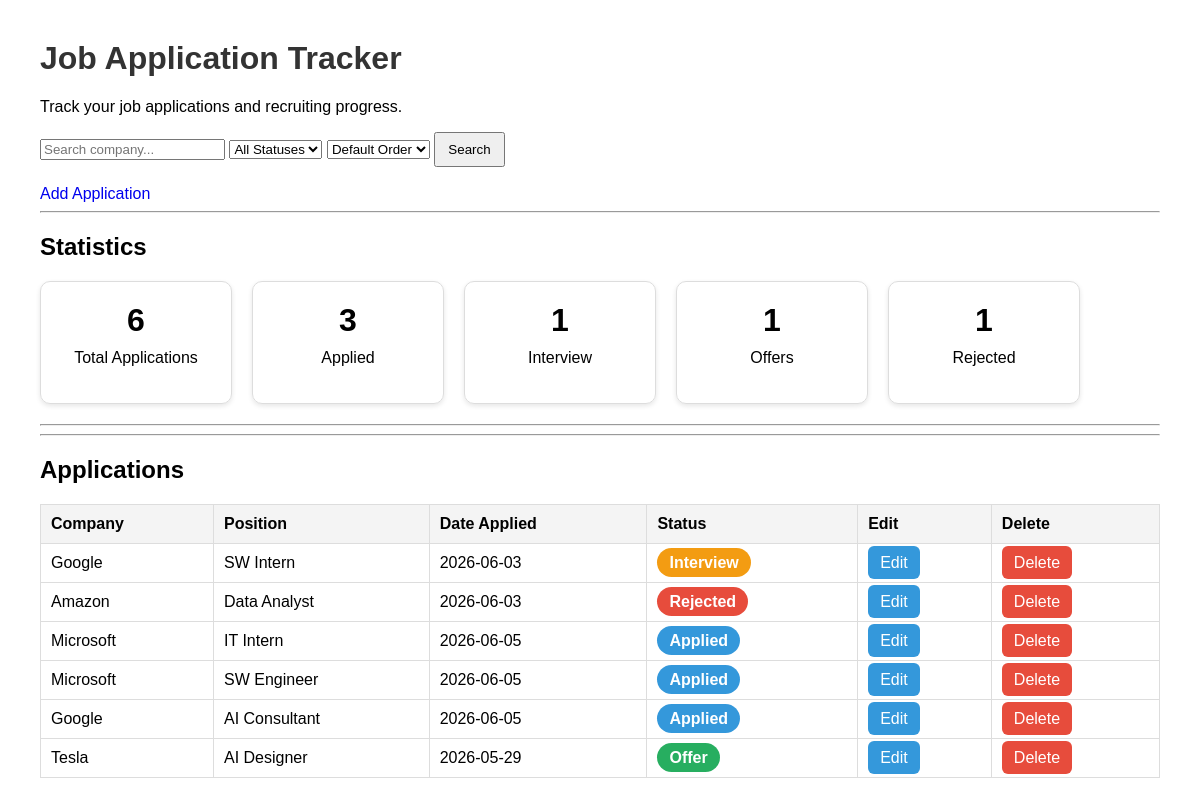
Before: / with the older database file.
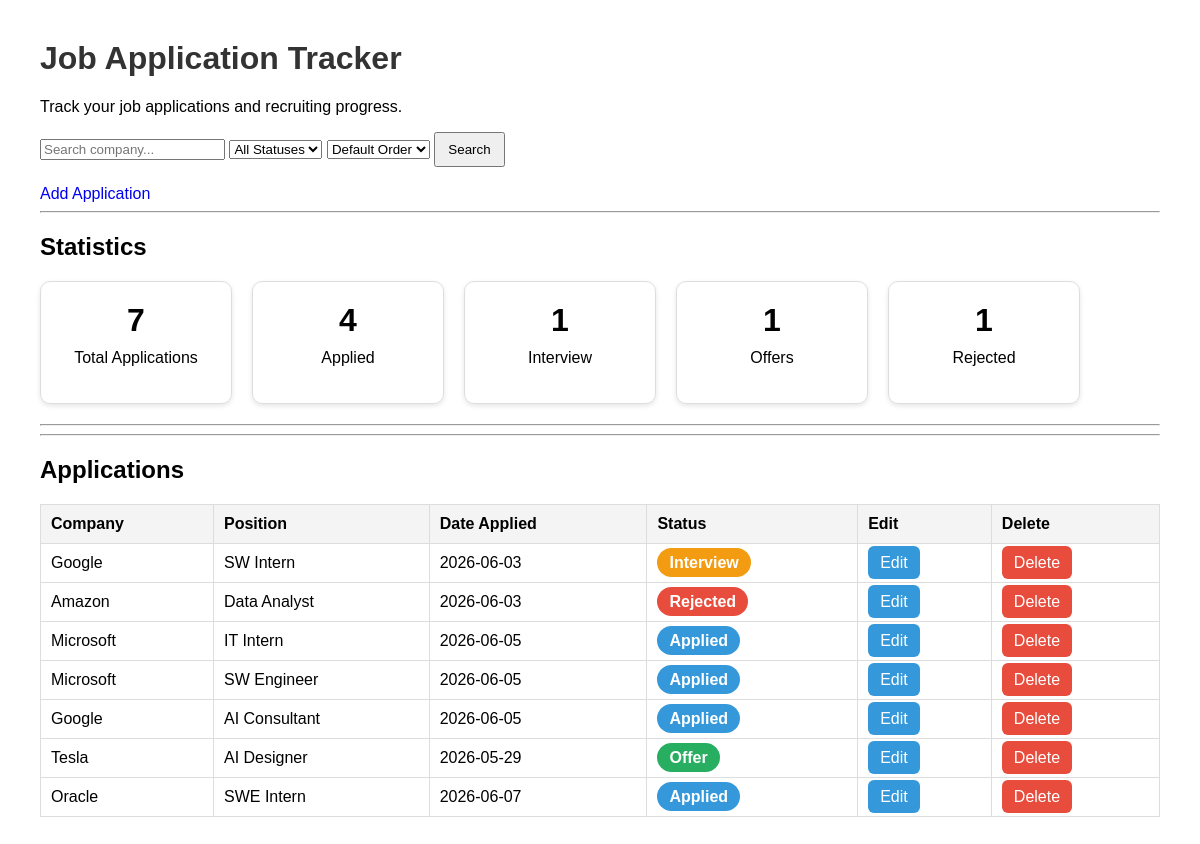
After: the same page with the newer database file.
### tables this page shows
CREATE TABLE applications (
    id INTEGER PRIMARY KEY AUTOINCREMENT,
    company TEXT NOT NULL,
    position TEXT NOT NULL,
    status TEXT NOT NULL,
    date_applied TEXT NOT NULL
, notes TEXT);

### app.py (the view, shortened to what this page needs)
@app.route("/")
def home():
    search_term = request.args.get("search", "")
    status_filter = request.args.get("status", "")
    sort_order = request.args.get("sort", "")
    order_clause = ""
    if sort_order == "newest":
        order_clause = " ORDER BY date_applied DESC"
    elif sort_order == "oldest":
        order_clause = " ORDER BY date_applied ASC"
    connection = sqlite3.connect("applications.db")
    cursor = connection.cursor()
    if search_term and status_filter:
        cursor.execute(
            """
            SELECT * FROM applications
            WHERE company LIKE ?
            AND status = ?
            """ + order_clause,
            (f"%{search_term}%", status_filter)
        )
    else:
        cursor.execute(
            "SELECT * FROM applications" + order_clause
        )
    applications = cursor.fetchall()
    total_applications = len(applications)
    applied_count = sum(
        1 for application in applications
        if application[3] == "Applied"
    )
    interview_count = sum(
        1 for application in applications
        if application[3] == "Interview"
    )
    offer_count = sum(
        1 for application in applications
        if application[3] == "Offer"
    )
    rejected_count = sum(
        1 for application in applications
        if application[3] == "Rejected"
    )
    connection.close()
    return render_template(
        "index.html",
        applications=applications,
        total_applications=total_applications,
        applied_count=applied_count,
        interview_count=interview_count,
        offer_count=offer_count,
        rejected_count=rejected_count,
        search_term=search_term,
        status_filter=status_filter,
        sort_order=sort_order
    )

### templates/index.html (shortened to what this page needs)
<!DOCTYPE html>
<html>
<head>
    <link rel="stylesheet" href="{{ url_for('static', filename='style.css') }}">
</head>
<body>
    <h1>Job Application Tracker</h1>
    <p>Track your job applications and recruiting progress.</p>
<form method="GET">
    <input
        type="text"
        name="search"
        placeholder="Search company..."
        value="{{ search_term }}"
    >
<select name="status">
    <option value=""
        {% if status_filter == "" %}selected{% endif %}>
        All Statuses
    </option>
</select>
<select name="sort">
    <option value=""
        {% if sort_order == "" %}selected{% endif %}>
        Default Order
    </option>
</select>
    <button type="submit">
        Search
    </button>
</form>
<br>
    <a href="/add">Add Application</a>
    <hr>
    <h2>Statistics</h2>
    <div class="stats-container">
        <div class="stat-card">
            <h3>{{ total_applications }}</h3>
            <p>Total Applications</p>
        </div>
        <div class="stat-card">
            <h3>{{ applied_count }}</h3>
            <p>Applied</p>
        </div>
        <div class="stat-card">
            <h3>{{ interview_count }}</h3>
            <p>Interview</p>
        </div>
        <div class="stat-card">
            <h3>{{ offer_count }}</h3>
            <p>Offers</p>
        </div>
        <div class="stat-card">
            <h3>{{ rejected_count }}</h3>
            <p>Rejected</p>
        </div>
    </div>
    <hr>
    <hr>
    <h2>Applications</h2>
    <table>
        <tr>
            <th>Company</th>
            <th>Position</th>
            <th>Date Applied</th>
            <th>Status</th>
            <th>Edit</th>
            <th>Delete</th>
        </tr>
        {% for application in applications %}
        <tr>
            <td>{{ application[1] }}</td>
            <td>{{ application[2] }}</td>
            <td>{{ application[4] }}</td>
            <td>
                <span class="status-badge {{ application[3].lower() }}">
                    {{ application[3] }}
                </span>
            </td>
            <td>
                <a
                    class="edit-btn"
                    href="/edit/{{ application[0] }}"
                >
                    Edit
                </a>
            </td>
            <td>
                <a
                    class="delete-btn"
                    href="/delete/{{ application[0] }}"
                >
                    Delete
                </a>
            </td>
        </tr>
        {% endfor %}
    </table>
</body>
</html>

### static/style.css (style rules this page uses)
body { font-family: Arial, sans-serif; margin: 40px; }
h1 { color: #333; }
table { border-collapse: collapse; width: 100%; }
th, td { border: 1px solid #ddd; padding: 10px; text-align: left; }
th { background-color: #f4f4f4; }
a { text-decoration: none; }
button { padding: 8px 12px; }
.stats-container { display: flex; gap: 20px; flex-wrap: wrap; margin-bottom: 20px; }
.stat-card { border: 1px solid #ddd; border-radius: 10px; padding: 20px; min-width: 150px; text-align: center; box-shadow: 0 2px 5px rgba(0,0,0,0.1); }
.stat-card h3 { margin: 0; font-size: 32px; }
.stat-card p { margin-top: 10px; }
.status-badge { padding: 6px 12px; border-radius: 20px; color: white; font-weight: bold; }
.applied { background-color: #3498db; }
.interview { background-color: #f39c12; }
.offer { background-color: #27ae60; }
.rejected { background-color: #e74c3c; }
.edit-btn { background-color: #3498db; color: white; padding: 8px 12px; border-radius: 6px; text-decoration: none; }
.delete-btn { background-color: #e74c3c; color: white; padding: 8px 12px; border-radius: 6px; text-decoration: none; }

Changed rows visible on the page:
added applications: company "Oracle", position "SWE Intern", date_applied "2026-06-07", status "Applied"
Other visible differences:
{{ total_applications }}: "6" → "7"
{{ applied_count }}: "3" → "4"
